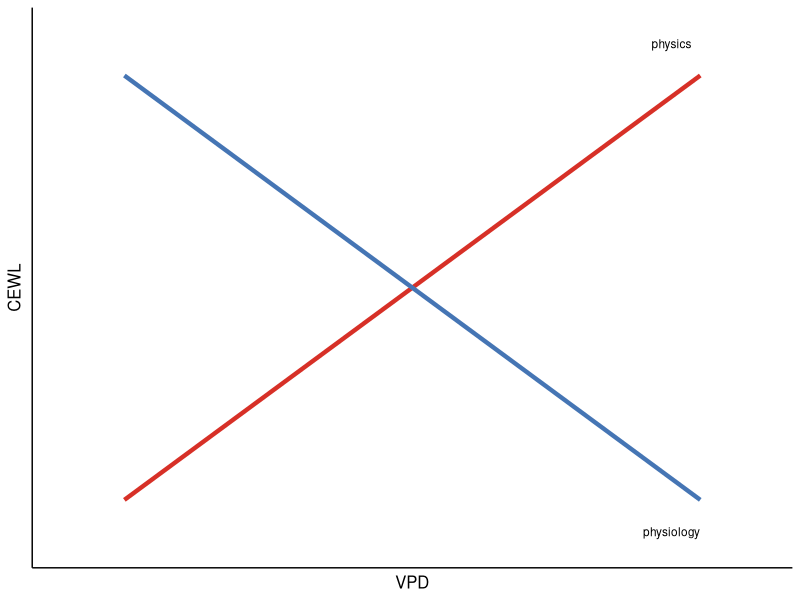
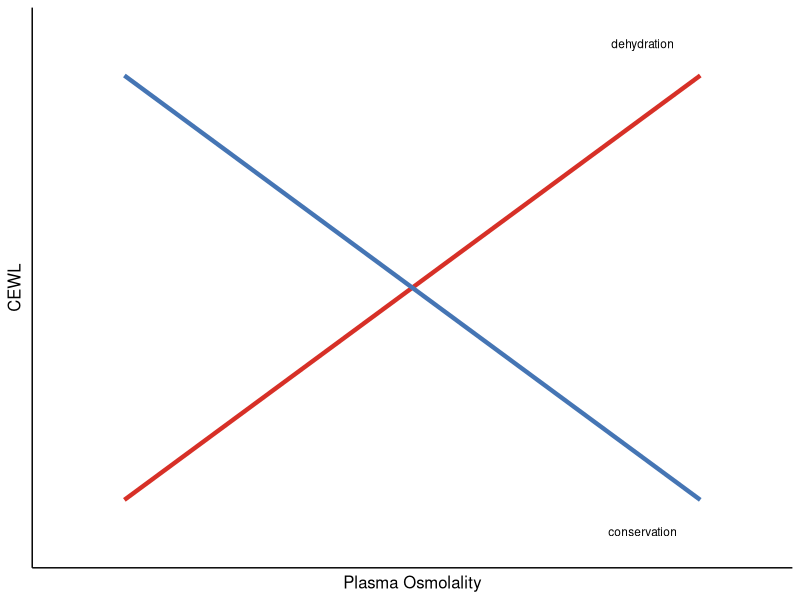
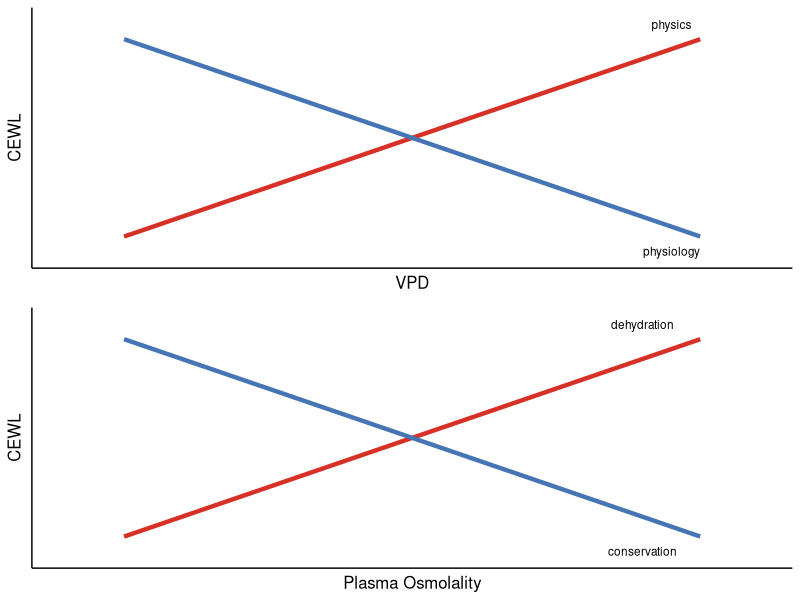

Source code (R) for these figures, in order:
## ---- chunk 1
if (!require("tidyverse")) install.packages("tidyverse") 
library("tidyverse") # for tidy/dplyr workflow of calculations
if (!require("ggplot2")) install.packages("ggplot2")
library("ggplot2") # plots
if (!require("RColorBrewer")) install.packages("RColorBrewer")
library("RColorBrewer") # pretty colors
if (!require("ggpubr")) install.packages("ggpubr")
library("ggpubr") # for multi-ggplot figs
## ---- chunk 2
df <- data.frame(x = c(1, 2, 3, 1, 2, 3),
                 y = c(1, 2, 3, 3, 2, 1),
                 group = c("A", "A", "A", "B", "B", "B")
                 )
df

cola <- brewer.pal(11, "RdYlBu")[c(10)]
colb <- brewer.pal(11, "RdYlBu")[c(2)]
colors <- c(colb, cola)
## ---- chunk 3
ggplot(df) + 
  aes(x = x,
      y = y,
      color = group) +
  geom_line(alpha = 1,
            size = 1.5) + 
  scale_color_manual(values = colors) + 
  labs(x = "VPD",
       y = "CEWL") +
  xlim(0.8, 3.2) +
  ylim(0.8, 3.2) +
  theme_classic() + 
  annotate(geom = "text", x = 2.9, y = 3.15, label = "physics", size = 3) +
  annotate(geom = "text", x = 2.9, y = 0.85, label = "physiology", size = 3) +
  theme(text = element_text(color = "black", 
                            family = "sans", 
                            size = 12),
        axis.text = element_blank(),
        axis.ticks = element_blank(),
        legend.position = "none") -> CEWL_VPD_diagram
CEWL_VPD_diagram
## ---- chunk 4
ggplot(df) + 
  aes(x = x,
      y = y,
      color = group) +
  geom_line(alpha = 1,
            size = 1.5) + 
  scale_color_manual(values = colors) + 
  labs(x = "Plasma Osmolality",
       y = "CEWL") +
  xlim(0.8, 3.2) +
  ylim(0.8, 3.2) +
  theme_classic() + 
  annotate(geom = "text", x = 2.8, y = 3.15, label = "dehydration", size = 3) +
  annotate(geom = "text", x = 2.8, y = 0.85, label = "conservation", size = 3) +
  theme(text = element_text(color = "black", 
                            family = "sans", 
                            size = 12),
        axis.text = element_blank(),
        axis.ticks = element_blank(),
        legend.position = "none") -> CEWL_osml_diagram
CEWL_osml_diagram
## ---- chunk 5
# arrange together
ggarrange(CEWL_VPD_diagram,
          CEWL_osml_diagram,
          ncol = 1, nrow = 2,
          legend = "none"
          ) -> CEWL_diagram

# export figure
ggsave(filename = "CEWL_diagram.pdf",
       plot = CEWL_diagram,
       path = "./results_figures",
       device = "pdf",
       dpi = 600,
       units = "mm",
       width = 60, height = 100)
